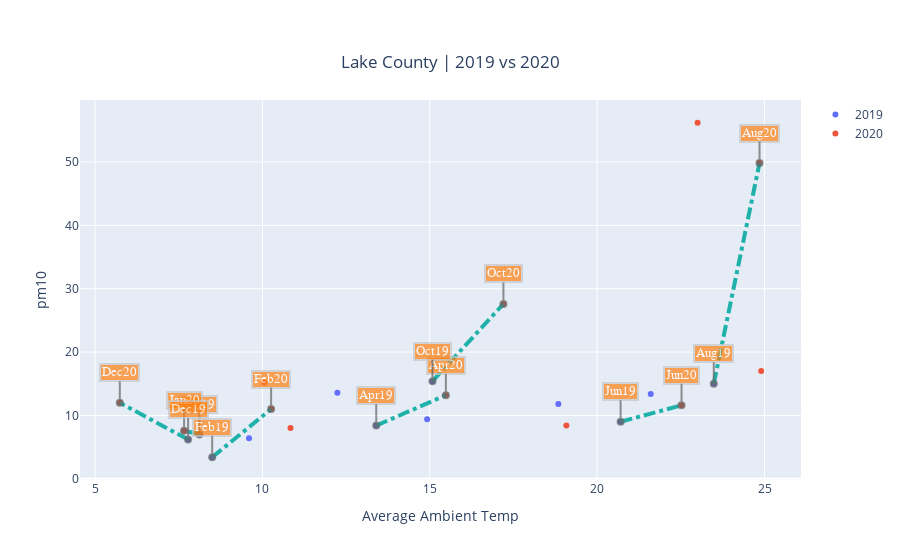

Notebook code cell kept with this figure:
### Code cell
ds1=ds1.resample('M', label='right', closed = 'right', on='date_gmt').mean().reset_index().sort_values(by='date_gmt')
ds2=ds2.resample('M', label='right', closed = 'right', on='date_gmt').mean().reset_index().sort_values(by='date_gmt')
ds01=ds01.resample('M', label='right', closed = 'right', on='date_gmt').mean().reset_index().sort_values(by='date_gmt')
ds02=ds02.resample('M', label='right', closed = 'right', on='date_gmt').mean().reset_index().sort_values(by='date_gmt')

### 2019 ###
xlist = ds2["sample_measurement"]
xlist = np.asarray(xlist)
ylist = ds02["sample_measurement"]
ylist = np.asarray(ylist)
merged_list = tuple(zip(xlist, ylist))

### 2020 ###
xlist1 = ds1["sample_measurement"]
xlist1 = np.asarray(xlist1)
ylist1 = ds01["sample_measurement"]
ylist1 = np.asarray(ylist1)
merged_list1 = tuple(zip(xlist1, ylist1))

fig= go.Figure()


fig.add_trace(go.Scatter(x=ds2["sample_measurement"], y=ds02["sample_measurement"], mode = 'markers', name="2019"))

fig.add_trace(go.Scatter(x=ds1["sample_measurement"], y=ds01["sample_measurement"], mode = 'markers', name="2020"))


month_19 = ['Jan19','Feb19','Mar19','Apr19','May19','Jun19','Jul19','Aug19','Sep19','Oct19','Nov19','Dec19']
month_20 = ['Jan20','Feb20','Mar20','Apr20','May20','Jun20','Jul20','Aug20','Sep20','Oct20','Nov20','Dec20']
num_month = [0,1,3,5,7,9,11] 

month_list = list(map(lambda x, y:(x,y), month_19, month_20)) 

for i in num_month:
    fig.add_annotation(
                x=merged_list[i][0],
                y=merged_list[i][1],
                text= month_list[i][0],
    showarrow=True,
            font=dict(
                family="Courier New, monospace",
                size=13,
                color="#ffffff"
                ),
            align="center",
            arrowhead=6,
            arrowsize=1,
            arrowwidth=2,
            arrowcolor="#636363",
            ax=0,
            ay=-30,
            bordercolor="#c7c7c7",
            borderwidth=2,
            borderpad=1,
            bgcolor="#ff7f0e",
            opacity=0.7)


    fig.add_annotation(
                x=merged_list1[i][0],
                y=merged_list1[i][1],
                text= month_list[i][1],
    showarrow=True,
            font=dict(
                family="Courier New, monospace",
                size=13,
                color="#ffffff"
                ),
            align="center",
            arrowhead=6,
            arrowsize=1,
            arrowwidth=2,
            arrowcolor="#636363",
            ax=0,
            ay=-30,
            bordercolor="#c7c7c7",
            borderwidth=2,
            borderpad=1,
            bgcolor="#ff7f0e",
            opacity=0.7)

    fig.update_annotations(visible=True)

###################################### joining corresponding months #################

for i in num_month:
    fig.add_shape(type="line",
    x0=merged_list[i][0], y0=merged_list[i][1], x1=merged_list1[i][0], y1=merged_list1[i][1],
    line=dict(
        color="LightSeaGreen",
        width=4,
        dash="dashdot",
    )
             )

####################################################################################
fig.update_layout(
    showlegend=True,
    title={
        'text': f" {county_name} | 2019 vs 2020",
        'y':0.9,
        'x':0.5,
        'xanchor': 'center',
        'yanchor': 'top'},
    xaxis_title=f"{name0}",
    yaxis_title=f"{name}",
    annotations=[
        dict(
            xref="x",
            yref="y",
        )
    ]
)
fig.show()
fig.write_html(f"{county_name}_temp_{name}.html")

### Figure 1 — Plotly figure (JSON) as saved in the notebook; plotly's stock layout.template omitted (floating-point values rounded to 4 significant figures)
{"data": [{"mode": "markers", "name": "2019", "type": "scatter", "x": [8.12, 8.5, 9.6, 13.4, 14.92, 20.7, 21.6, 23.48, 18.84, 15.08, 12.24, 7.78], "y": [7, 3.4, 6.4, 8.4, 9.4, 9, 13.4, 15, 11.8, 15.4, 13.6, 6.2]}, {"mode": "markers", "name": "2020", "type": "scatter", "x": [7.66, 10.26, 10.84, 15.48, 19.08, 22.52, 24.9, 24.85, 23.0, 17.2, 10.06, 5.74], "y": [7.6, 11, 8, 13.2, 8.4, 11.6, 17, 49.83, 56.2, 27.6, 15.2, 12]}], "layout": {"annotations": [{"align": "center", "arrowcolor": "#636363", "arrowhead": 6, "arrowsize": 1, "arrowwidth": 2, "ax": 0, "ay": -30, "bgcolor": "#ff7f0e", "bordercolor": "#c7c7c7", "borderpad": 1, "borderwidth": 2, "font": {"color": "#ffffff", "family": "Courier New, monospace", "size": 13}, "opacity": 0.7, "showarrow": true, "text": "Jan19", "visible": true, "x": 8.12, "xref": "x", "y": 7, "yref": "y"}, {"align": "center", "arrowcolor": "#636363", "arrowhead": 6, "arrowsize": 1, "arrowwidth": 2, "ax": 0, "ay": -30, "bgcolor": "#ff7f0e", "bordercolor": "#c7c7c7", "borderpad": 1, "borderwidth": 2, "font": {"color": "#ffffff", "family": "Courier New, monospace", "size": 13}, "opacity": 0.7, "showarrow": true, "text": "Jan20", "visible": true, "x": 7.66, "xref": "x", "y": 7.6, "yref": "y"}, {"align": "center", "arrowcolor": "#636363", "arrowhead": 6, "arrowsize": 1, "arrowwidth": 2, "ax": 0, "ay": -30, "bgcolor": "#ff7f0e", "bordercolor": "#c7c7c7", "borderpad": 1, "borderwidth": 2, "font": {"color": "#ffffff", "family": "Courier New, monospace", "size": 13}, "opacity": 0.7, "showarrow": true, "text": "Feb19", "visible": true, "x": 8.5, "xref": "x", "y": 3.4, "yref": "y"}, {"align": "center", "arrowcolor": "#636363", "arrowhead": 6, "arrowsize": 1, "arrowwidth": 2, "ax": 0, "ay": -30, "bgcolor": "#ff7f0e", "bordercolor": "#c7c7c7", "borderpad": 1, "borderwidth": 2, "font": {"color": "#ffffff", "family": "Courier New, monospace", "size": 13}, "opacity": 0.7, "showarrow": true, "text": "Feb20", "visible": true, "x": 10.26, "xref": "x", "y": 11, "yref": "y"}, {"align": "center", "arrowcolor": "#636363", "arrowhead": 6, "arrowsize": 1, "arrowwidth": 2, "ax": 0, "ay": -30, "bgcolor": "#ff7f0e", "bordercolor": "#c7c7c7", "borderpad": 1, "borderwidth": 2, "font": {"color": "#ffffff", "family": "Courier New, monospace", "size": 13}, "opacity": 0.7, "showarrow": true, "text": "Apr19", "visible": true, "x": 13.4, "xref": "x", "y": 8.4, "yref": "y"}, {"align": "center", "arrowcolor": "#636363", "arrowhead": 6, "arrowsize": 1, "arrowwidth": 2, "ax": 0, "ay": -30, "bgcolor": "#ff7f0e", "bordercolor": "#c7c7c7", "borderpad": 1, "borderwidth": 2, "font": {"color": "#ffffff", "family": "Courier New, monospace", "size": 13}, "opacity": 0.7, "showarrow": true, "text": "Apr20", "visible": true, "x": 15.48, "xref": "x", "y": 13.2, "yref": "y"}, {"align": "center", "arrowcolor": "#636363", "arrowhead": 6, "arrowsize": 1, "arrowwidth": 2, "ax": 0, "ay": -30, "bgcolor": "#ff7f0e", "bordercolor": "#c7c7c7", "borderpad": 1, "borderwidth": 2, "font": {"color": "#ffffff", "family": "Courier New, monospace", "size": 13}, "opacity": 0.7, "showarrow": true, "text": "Jun19", "visible": true, "x": 20.7, "xref": "x", "y": 9, "yref": "y"}, {"align": "center", "arrowcolor": "#636363", "arrowhead": 6, "arrowsize": 1, "arrowwidth": 2, "ax": 0, "ay": -30, "bgcolor": "#ff7f0e", "bordercolor": "#c7c7c7", "borderpad": 1, "borderwidth": 2, "font": {"color": "#ffffff", "family": "Courier New, monospace", "size": 13}, "opacity": 0.7, "showarrow": true, "text": "Jun20", "visible": true, "x": 22.52, "xref": "x", "y": 11.6, "yref": "y"}, {"align": "center", "arrowcolor": "#636363", "arrowhead": 6, "arrowsize": 1, "arrowwidth": 2, "ax": 0, "ay": -30, "bgcolor": "#ff7f0e", "bordercolor": "#c7c7c7", "borderpad": 1, "borderwidth": 2, "font": {"color": "#ffffff", "family": "Courier New, monospace", "size": 13}, "opacity": 0.7, "showarrow": true, "text": "Aug19", "visible": true, "x": 23.48, "xref": "x", "y": 15, "yref": "y"}, {"align": "center", "arrowcolor": "#636363", "arrowhead": 6, "arrowsize": 1, "arrowwidth": 2, "ax": 0, "ay": -30, "bgcolor": "#ff7f0e", "bordercolor": "#c7c7c7", "borderpad": 1, "borderwidth": 2, "font": {"color": "#ffffff", "family": "Courier New, monospace", "size": 13}, "opacity": 0.7, "showarrow": true, "text": "Aug20", "visible": true, "x": 24.85, "xref": "x", "y": 49.83, "yref": "y"}, {"align": "center", "arrowcolor": "#636363", "arrowhead": 6, "arrowsize": 1, "arrowwidth": 2, "ax": 0, "ay": -30, "bgcolor": "#ff7f0e", "bordercolor": "#c7c7c7", "borderpad": 1, "borderwidth": 2, "font": {"color": "#ffffff", "family": "Courier New, monospace", "size": 13}, "opacity": 0.7, "showarrow": true, "text": "Oct19", "visible": true, "x": 15.08, "xref": "x", "y": 15.4, "yref": "y"}, {"align": "center", "arrowcolor": "#636363", "arrowhead": 6, "arrowsize": 1, "arrowwidth": 2, "ax": 0, "ay": -30, "bgcolor": "#ff7f0e", "bordercolor": "#c7c7c7", "borderpad": 1, "borderwidth": 2, "font": {"color": "#ffffff", "family": "Courier New, monospace", "size": 13}, "opacity": 0.7, "showarrow": true, "text": "Oct20", "visible": true, "x": 17.2, "xref": "x", "y": 27.6, "yref": "y"}, {"align": "center", "arrowcolor": "#636363", "arrowhead": 6, "arrowsize": 1, "arrowwidth": 2, "ax": 0, "ay": -30, "bgcolor": "#ff7f0e", "bordercolor": "#c7c7c7", "borderpad": 1, "borderwidth": 2, "font": {"color": "#ffffff", "family": "Courier New, monospace", "size": 13}, "opacity": 0.7, "showarrow": true, "text": "Dec19", "visible": true, "x": 7.78, "xref": "x", "y": 6.2, "yref": "y"}, {"align": "center", "arrowcolor": "#636363", "arrowhead": 6, "arrowsize": 1, "arrowwidth": 2, "ax": 0, "ay": -30, "bgcolor": "#ff7f0e", "bordercolor": "#c7c7c7", "borderpad": 1, "borderwidth": 2, "font": {"color": "#ffffff", "family": "Courier New, monospace", "size": 13}, "opacity": 0.7, "showarrow": true, "text": "Dec20", "visible": true, "x": 5.74, "xref": "x", "y": 12, "yref": "y"}], "shapes": [{"line": {"color": "LightSeaGreen", "dash": "dashdot", "width": 4}, "type": "line", "x0": 8.12, "x1": 7.66, "y0": 7, "y1": 7.6}, {"line": {"color": "LightSeaGreen", "dash": "dashdot", "width": 4}, "type": "line", "x0": 8.5, "x1": 10.26, "y0": 3.4, "y1": 11}, {"line": {"color": "LightSeaGreen", "dash": "dashdot", "width": 4}, "type": "line", "x0": 13.4, "x1": 15.48, "y0": 8.4, "y1": 13.2}, {"line": {"color": "LightSeaGreen", "dash": "dashdot", "width": 4}, "type": "line", "x0": 20.7, "x1": 22.52, "y0": 9, "y1": 11.6}, {"line": {"color": "LightSeaGreen", "dash": "dashdot", "width": 4}, "type": "line", "x0": 23.48, "x1": 24.85, "y0": 15, "y1": 49.83}, {"line": {"color": "LightSeaGreen", "dash": "dashdot", "width": 4}, "type": "line", "x0": 15.08, "x1": 17.2, "y0": 15.4, "y1": 27.6}, {"line": {"color": "LightSeaGreen", "dash": "dashdot", "width": 4}, "type": "line", "x0": 7.78, "x1": 5.74, "y0": 6.2, "y1": 12}], "showlegend": true, "title": {"text": " Lake County | 2019 vs 2020", "x": 0.5, "xanchor": "center", "y": 0.9, "yanchor": "top"}, "xaxis": {"title": {"text": "Average Ambient Temp"}}, "yaxis": {"title": {"text": "pm10"}}}}
